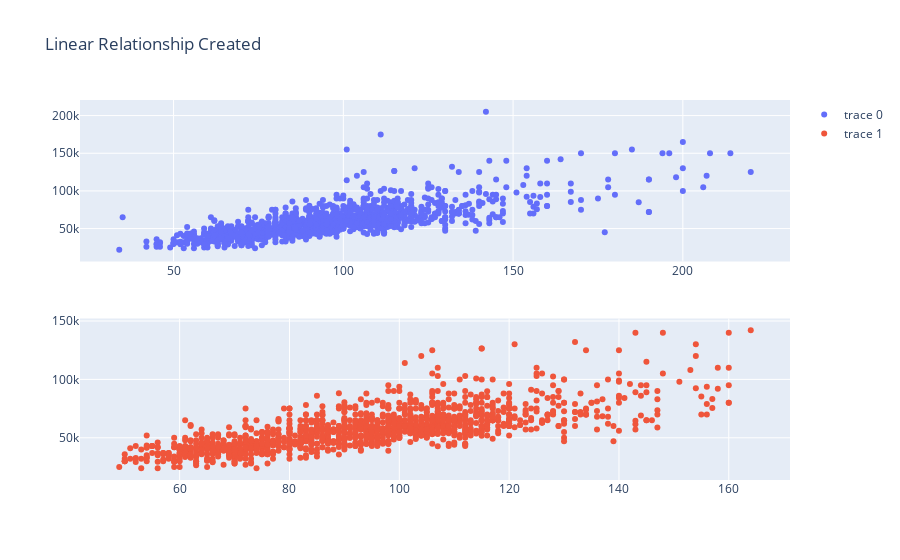

Notebook cell for this chart:
### Markdown cell above
## Linear Relationship Transformed

### Code cell
from plotly.subplots import make_subplots
import plotly.graph_objects as go

fig = make_subplots(rows=2, cols=1)

fig.add_trace(
    go.Scatter(x=fresku_nl["interior_area"], y=fresku_nl["price"], mode="markers+text"),
    row=1, col=1
)

fig.add_trace(
    go.Scatter(x=fresku["interior_area"], y=fresku["price"], mode="markers+text"),
    row=2, col=1
)

fig.update_layout(title_text="Linear Relationship Created")
fig.show()

### Figure 1 — Plotly figure (JSON) as saved in the notebook; plotly's stock layout.template omitted (floating-point values rounded to 4 significant figures; data arrays with more than 128 entries replaced by an {"elided": "..."} marker saying what was removed)
{"data": [{"mode": "markers+text", "type": "scatter", "x": {"elided": "1427 int values"}, "xaxis": "x", "y": {"elided": "1427 int values"}, "yaxis": "y"}, {"mode": "markers+text", "type": "scatter", "x": {"elided": "1384 int values"}, "xaxis": "x2", "y": {"elided": "1384 int values"}, "yaxis": "y2"}], "layout": {"title": {"text": "Linear Relationship Created"}, "xaxis": {"anchor": "y", "domain": [0, 1]}, "xaxis2": {"anchor": "y2", "domain": [0, 1]}, "yaxis": {"anchor": "x", "domain": [0.575, 1]}, "yaxis2": {"anchor": "x2", "domain": [0, 0.425]}}}
